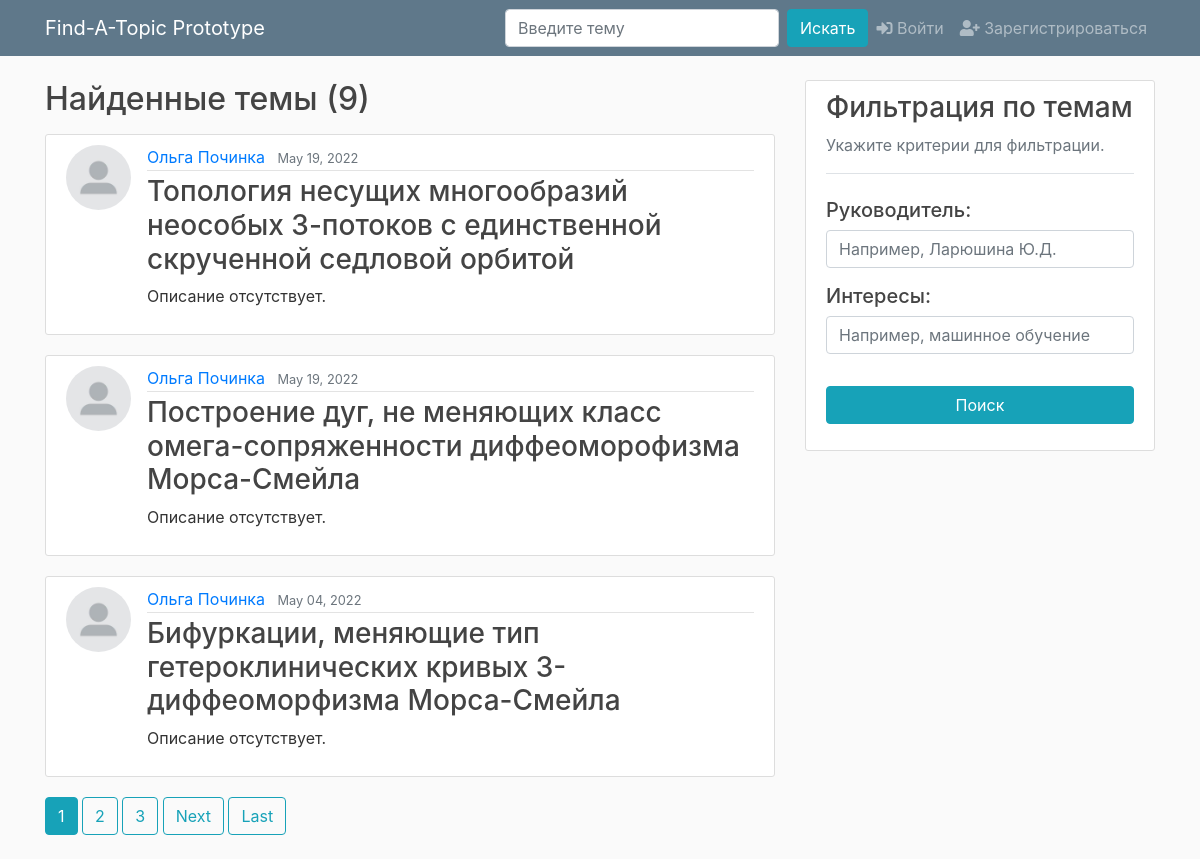
/user/olpochinka/topics, run on the app's committed database.
### test_app/models.py (models this page shows, shortened)
class Topic(models.Model):
    name_russian = models.CharField('Название на русском', max_length=300)
    name_english = models.CharField('Название на английском', max_length=300)
    description = models.TextField('Краткое описание темы')
    lecturer = models.ForeignKey(User, on_delete=models.CASCADE)
    is_taken = models.BooleanField(default=False)
    student_who_took = models.CharField(default='', max_length=200)
    date_created = models.DateTimeField(default=timezone.now)

### users/models.py (models this page shows, shortened)
class Profile(models.Model):
    user = models.OneToOneField(User, on_delete=models.CASCADE)
    image = models.ImageField(default='default.jpg',
                              upload_to='profile_pics')
    patronym = models.CharField(max_length=100, default='')
    is_lecturer = models.BooleanField(default=False)
    interests = models.TextField('Укажите свои интересы через запятую (например: машинное обучение, кибербезопасность)', default='')

### test_app/views.py (the view)
# urls.py: path('user/<str:username>/topics', UserTopicListView.as_view(), name='user-topics'),
class UserTopicListView(ListView):
    model = Topic
    template_name = 'test_app/user_topics.html'  # <app>/<model>_<viewtype>.html
    context_object_name = 'topics'
    paginate_by = 3
    def get_queryset(self):
        user = get_object_or_404(User, username=self.kwargs.get('username'))
        return Topic.objects.filter(lecturer=user).order_by('-date_created')

### test_app/templates/test_app/user_topics.html (shortened to what this page needs)
{% extends "test_app/base.html" %}
{% block content %}
    {% if user.username != view.kwargs.username %}
        <h2 class="mb-3">Найденные темы ({{ page_obj.paginator.count }})</h2>
    {% else %}
        <p></p>
        <h2 class="mb-3">Ваши темы ({{ page_obj.paginator.count }})</h2>
    {% endif %}
    {% for topic in topics %}
        <article class="media content-section">
            <img class="rounded-circle article-img" src="{{ topic.lecturer.profile.image.url }}">
            <div class="media-body">
                <div class="article-metadata">
                    <a class="mr-2" href="{% url 'user-topics' topic.lecturer.username %}">{{ topic.lecturer.first_name }} {{ topic.lecturer.last_name }}</a>
                    <small class="text-muted">{{ topic.date_created|date:"F d, Y" }}<b>{% if topic.is_taken %}  (Студент принят на эту тему){% endif %}</b></small>
                </div>
                <h3><a class="article-title" href="{% url 'topic-detail' topic.id %}">{{ topic.name_russian }}</a></h3>
                {% if topic.description %}
                    <p class="article-content"><b>Описание:</b> {{ topic.description }}</p>
                {% else %}
                    <p>Описание отсутствует.</p>
                {% endif %}
            </div>
        </article>
    {% endfor %}
    {% if is_paginated %}
        {% for num in page_obj.paginator.page_range %}
            {% if page_obj.number == num %}
                <a class="btn btn-info mb-4" href="?page={{ num }}">{{ num }}</a>
            {% elif num > page_obj.number|add:'-3' and num < page_obj.number|add:'3' %}
                <a class="btn btn-outline-info mb-4" href="?page={{ num }}">{{ num }}</a>
            {% endif %}
        {% endfor %}
        {% if page_obj.has_next %}
            <a class="btn btn-outline-info mb-4" href="?page={{ page_obj.next_page_number }}">Next</a>
            <a class="btn btn-outline-info mb-4" href="?page={{ page_obj.paginator.num_pages }}">Last</a>
        {% endif %}
    {% endif %}
{% endblock content %}

### test_app/static/test_app/main.css (style rules this page uses)
body { background: #fafafa; color: #333333; margin-top: 5rem; }
h1, h2, h3, h4, h5, h6 { color: #444444; }
.content-section { background: #ffffff; padding: 10px 20px; border: 1px solid #dddddd; border-radius: 3px; margin-bottom: 20px; }
.article-title { color: #444444; }
.article-img { height: 65px; width: 65px; margin-right: 16px; }
.article-metadata { padding-bottom: 1px; margin-bottom: 4px; border-bottom: 1px solid #e3e3e3 }

### data on the page
Topic: lecturer.profile.image (placeholder picture), lecturer.first_name "Ольга", lecturer.last_name "Починка", date_created "May 19, 2022", name_russian "Топология несущих многообразий неособых 3-потоков с единственной скрученной седловой орбитой", description "Описание отсутствует."
Topic: lecturer.profile.image (placeholder picture), lecturer.first_name "Ольга", lecturer.last_name "Починка", date_created "May 19, 2022", name_russian "Построение дуг, не меняющих класс омега-сопряженности диффеоморофизма Морса-Смейла", description "Описание отсутствует."
Topic: lecturer.profile.image (placeholder picture), lecturer.first_name "Ольга", lecturer.last_name "Починка", date_created "May 04, 2022", name_russian "Бифуркации, меняющие тип гетероклинических кривых 3-диффеоморфизма Морса-Смейла", description "Описание отсутствует."

### other printed values
{{ page_obj.paginator.count }} "9"
{{ num }} "1"
{{ num }} "2" "3"
